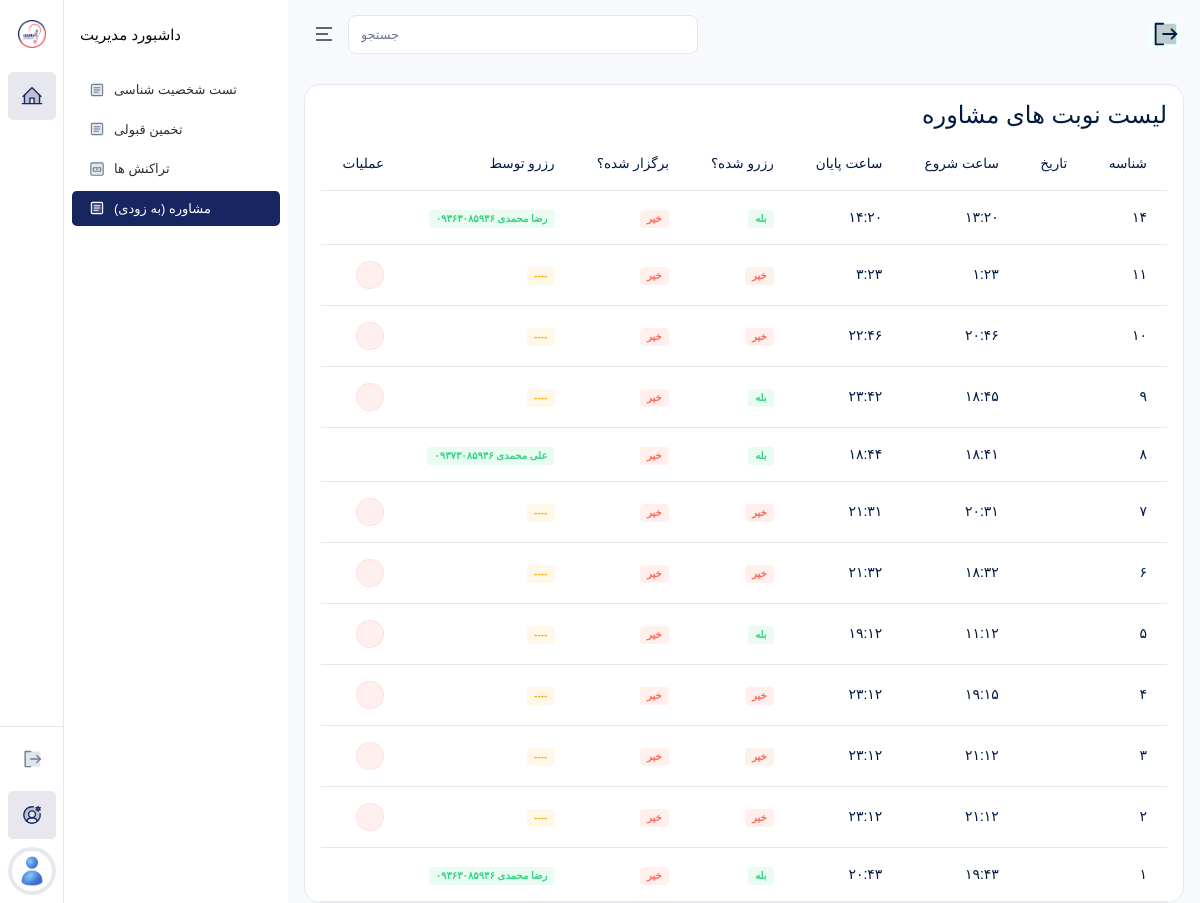
Before: /accounts/admins/schedules/ with the older database file.
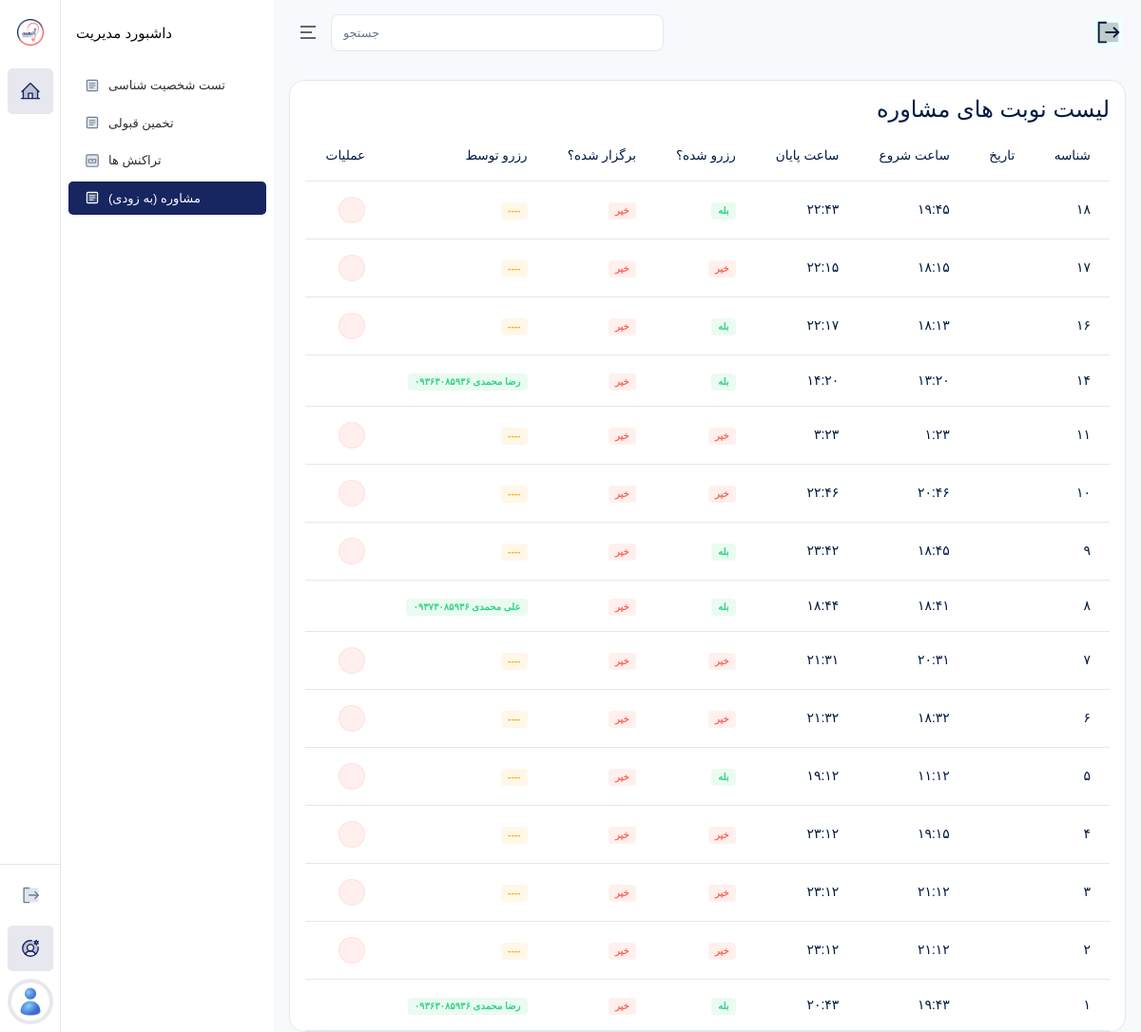
After: the same page with the newer database file.
### accounts/models.py (models this page shows, shortened)
class ConsultantSchedule(models.Model):
    consultant = models.ForeignKey(
        Consultant,
        on_delete=models.CASCADE,
        verbose_name="مشاور"
    )
    date = models.DateField(
        verbose_name="تاریخ"
    )
    start_time = models.TimeField(
        verbose_name="ساعت شروع"
    )
    end_time = models.TimeField(
        verbose_name="ساعت پایان"
    )
    is_reserved = models.BooleanField(
        default=False,
        verbose_name="رزرو شده؟"
    )
    is_held = models.BooleanField(
        default=False,
        verbose_name="برگزار شده؟"
    )
    class Meta:
        verbose_name = "برنامه حضور مشاور"
        verbose_name_plural = "برنامه های حضور مشاور"
        ordering = ["-id"]

class Student(models.Model):
    user = models.OneToOneField(User, on_delete=models.CASCADE, related_name="user_student", verbose_name="کاربر")
    a_completed = models.BooleanField(default=False)
    b_completed = models.BooleanField(default=False)
    class Meta:
        verbose_name = "داوطلب"
        verbose_name_plural = "داوطلبان"
        ordering = ["-id"]

class User(AbstractUser):
    ROLE_CHOICES = (
        ("super_admin", "مدیرکل"),
        ("supervisor", "ناظر"),
        ("consultant", "مشاور"),
        ("student", "داوطلب"),
    )
    role = models.CharField(max_length=30, choices=ROLE_CHOICES, verbose_name="نقش")
    mobile = models.CharField(max_length=15, blank=True, unique=True, verbose_name="شماره موبایل")
    avatar = models.ImageField(upload_to="avatars/", blank=True, null=True, verbose_name="تصویر پروفایل")
    is_suspended = models.BooleanField(default=False, verbose_name="تعلیق شده")
    suspension_reason = models.TextField(blank=True, verbose_name="دلیل تعلیق")
    is_limited = models.BooleanField(default=False, verbose_name="دسترسی محدود (برای مدیرکل)")
    class Meta:
        verbose_name = "کاربر"
        verbose_name_plural = "کاربران"
        ordering = ["-id"]

### payments/models.py (models this page shows, shortened)
class Consultation(models.Model):
    service = models.OneToOneField(
        ServiceToStudent,
        on_delete=models.PROTECT,
        related_name="consultation",
        verbose_name="خدمت خریداری شده"
    )
    schedule = models.ForeignKey(
        ConsultantSchedule,
        on_delete=models.CASCADE,
        related_name="schedule_consultations",
        verbose_name="برنامه حضور"
    )
    notes = models.TextField(blank=True)
    class Meta:
        verbose_name = "جلسه مشاوره"
        verbose_name_plural = "جلسات مشاوره"
        ordering = ["-id"]

class ServiceToStudent(models.Model):
    service = models.CharField(
        max_length=1,
        verbose_name="کد خدمت"
    )
    student = models.ForeignKey(
        Student,
        on_delete=models.CASCADE,
        related_name="student_to_services",
        verbose_name="داوطلب"
    )
    is_used = models.BooleanField(default=False)
    class Meta:
        verbose_name = "خدمت به داوطلب"
        verbose_name_plural = "خدمت ها به داوطلبان"
        ordering = ["-id"]

### accounts/views.py (the view)
# urls.py: path("admins/schedules/", AdminConsultantScheduleListView.as_view(), name="admin_schedule_list"),
class AdminConsultantScheduleListView(ListView):
    model = ConsultantSchedule
    template_name = "accounts/admins/schedule_list.html"
    context_object_name = "schedules"
    def get_context_data(self, **kwargs):
        context = super().get_context_data(**kwargs)
        schedules = ConsultantSchedule.objects.all()
        for schedule in schedules:
            consultation = Consultation.objects.filter(
                schedule=schedule
            ).select_related("service__student__user").first()
            schedule.request = consultation
            schedule.date_shamsi = jdatetime.date.fromgregorian(
                date=schedule.date
            ).strftime("%Y/%m/%d")
        context["schedules"] = schedules
        return context

### pages/views.py (called while the page is built, shortened)
def global_context(request):
    has_database_service = False
    wallet = False
    nayeb_link = Consultant.objects.filter(
        user__last_name="نایب زاده"
    ).first()
    try:
        nayeb_consultant_open = User.objects.filter(id=73).first().user_consultant.show_schedules
        jahan_consultant_open = User.objects.filter(id=74).first().user_consultant.show_schedules
    except:
        nayeb_consultant_open = False
        jahan_consultant_open = False
    return {
        "has_database_service": has_database_service,
        "nayeb_link": nayeb_link,
        "wallet": wallet,
        "nayeb_consultant_open": nayeb_consultant_open,
        "jahan_consultant_open": jahan_consultant_open,
    }

### templates/accounts/admins/schedule_list.html (shortened to what this page needs)
{% extends 'bases/dashboard.html' %}
{% load static %}
{% block content %}
<div class="table-responsive" dir="rtl">
    <div class="card-header justify-content-between">
        <div class="card-title">
            <h4>
                لیست نوبت های مشاوره
            </h4>
        </div>
    </div>
    <table class="table text-nowrap table-hover">
        <thead>
            <tr>
                <th scope="col">شناسه</th>
                <th scope="col">تاریخ</th>
                <th scope="col">ساعت شروع</th>
                <th scope="col">ساعت پایان</th>
                <th scope="col">رزرو شده؟</th>
                <th scope="col">برگزار شده؟</th>
                <th scope="col">رزرو توسط</th>
                <th scope="col">عملیات</th>
            </tr>
        </thead>
        <tbody>
            {% for schedule in schedules %}
            <tr>
                <td>
                    {{ schedule.id }}
                </td>
                <td>
                </td>
                <td>
                    {{ schedule.start_time }}
                </td>
                <td>
                    {{ schedule.end_time }}
                </td>
                <td>
                    {% if schedule.is_reserved %}
                    <span class="badge bg-success-transparent">بله</span>
                    {% else %}
                    <span class="badge bg-danger-transparent">خیر</span>
                    {% endif %}
                </td>
                <td>
                    {% if schedule.is_held %}
                    <span class="badge bg-success-transparent">بله</span>
                    {% else %}
                    <span class="badge bg-danger-transparent">خیر</span>
                    {% endif %}
                </td>
                <td>
                    {% if schedule.request %}
                    <span class="badge bg-success-transparent">{{ schedule.request.service.student.user.get_full_name }} {{ schedule.request.service.student.user.mobile }}</span>
                    {% else %}
                    <span class="badge bg-warning-transparent">----</span>
                    {% endif %}
                </td>
                <td>
                    {% if schedule.request == None %}
                    <a href="{% url 'admin_schedule_delete' schedule.id %}" class="btn btn-icon btn-sm btn-danger-transparent rounded-pill">
                        <i class="ri-delete-bin-line"></i>
                    </a>
                    {% endif %}
                </td>
            </tr>
            {% empty %}
            <tr>
                <td colspan="8" style="text-align: center;">
                    موردی یافت نشد.
                </td>
            </tr>
            {% endfor %}
        </tbody>
    </table>
</div>
{% endblock %}

### templates/bases/dashboard.html (shortened to what this page needs)
{% load static %}
<!DOCTYPE html>
<html lang="fa" dir="ltr" data-nav-layout="vertical" data-theme-mode="light" data-header-styles="transparent"
    data-width="fullwidth" data-menu-styles="transparent" data-page-style="flat" data-toggled="close"
    data-vertical-style="doublemenu" data-toggled="double-menu-open">
<head>
    <link id="style" href="{% static 'dashboard/libs/bootstrap/css/bootstrap.min.css' %}" rel="stylesheet">
    <link href="{% static 'dashboard/css/styles.css' %}" rel="stylesheet">
    <link href="{% static 'dashboard/css/icons.css' %}" rel="stylesheet">
    <link href="{% static 'dashboard/libs/node-waves/waves.min.css' %}" rel="stylesheet">
    <link href="{% static 'dashboard/libs/simplebar/simplebar.min.css' %}" rel="stylesheet">
    <link rel="stylesheet" href="{% static 'dashboard/libs/flatpickr/flatpickr.min.css' %}">
    <link rel="stylesheet" href="{% static 'dashboard/libs/%40simonwep/pickr/themes/nano.min.css' %}">
    <link rel="stylesheet" href="{% static 'dashboard/libs/choices.js/public/assets/styles/choices.min.css' %}">
    <link rel="stylesheet" href="{% static 'dashboard/libs/flatpickr/flatpickr.min.css' %}">
    <link rel="stylesheet" href="{% static 'dashboard/libs/%40tarekraafat/autocomplete.js/css/autoComplete.css' %}">
    <link rel="stylesheet" href="{% static 'dashboard/libs/prismjs/themes/prism-coy.min.css' %}">
    <link type="text/css" rel="stylesheet" href="{% static 'css/jalalidatepicker.min.css' %}" />
</head>
<body>
    <div class="page">
        <header class="app-header sticky" id="header">
            <div class="main-header-container container-fluid">
                <div class="header-content-left">
                    <div class="header-element mx-lg-0 mx-2">
                        <a aria-label="Hide Sidebar"
                            class="sidemenu-toggle header-link animated-arrow hor-toggle horizontal-navtoggle"
                            data-bs-toggle="sidebar" href="javascript:void(0);"><span></span></a>
                    </div>
                    <div class="header-element  header-search header-search-content d-md-block d-none">
                        <input type="text" class="header-search-bar form-control bg-white" id="header-search"
                            placeholder="جستجو" spellcheck=false autocomplete="off" autocapitalize="off">
                        <a href="javascript:void(0);" class="header-search-icon border-0">
                            <i class="bi bi-search fs-12 mb-1"></i>
                        </a>
                    </div>
                </div>
                <ul class="header-content-right">
                    <li class="header-element d-md-none d-block" style="display: flex !important; justify-content: center; align-items: center; margin-right: 8px;">
                        <form action="{% url 'logout' %}" method="post" class="side-menu__item" id="logout-form" style="width: 30px;">
                            <div class="w-100" style="display: flex; justify-content: center; align-items: center; background-color: azure;">
                            </div>
                        </form>
                    </li>
                </ul>
            </div>
        </header>
        {% if request.user.role == "super_admin" and not request.user.is_limited %}
        {% include 'includes/aside_super_admin.html' %}
        {% elif request.user.role == "super_admin" and request.user.is_limited %}
        {% include 'includes/aside_super_admin_limited.html' %}
        {% elif request.user.role == "supervisor" %}
        {% include 'includes/aside_supervisor.html' %}
        {% elif request.user.role == "consultant" %}
        {% include 'includes/aside_consultant.html' %}
        {% else %}
        {% include 'includes/aside_student.html' %}
        {% endif %}
        <div class="main-content app-content">
            <div class="container-fluid page-container main-body-container">
                {% block content %}
                {% endblock %}
            </div>
        </div>
    </div>
</body>
</html>

### templates/includes/aside_student.html (shortened to what this page needs)
{% load static %}
<aside class="app-sidebar sticky" id="sidebar">
    <div class="main-sidebar-header">
        <a href="{% url 'main' %}" class="header-logo">
            <img src="{% static 'images/logo.jpg' %}" alt="logo" class="toggle-logo">
        </a>
    </div>
    <div class="main-sidebar" id="sidebar-scroll">
        <nav class="main-menu-container nav nav-pills flex-column sub-open">
            <ul class="main-menu">
                <li class="slide has-sub">
                    <a href="javascript:void(0);" class="side-menu__item">
                    </a>
                    <ul class="slide-menu child1">
                        <li class="slide side-menu__label1">
                            <a href="javascript:void(0)">داشبورد مدیریت</a>
                        </li>
                        <li class="slide">
                            <a href="{% url 'personality60' %}" class="side-menu__item">
                                تست شخصیت شناسی
                            </a>
                        </li>
                        <li class="slide">
                            <a href="{% url 'validity' %}" class="side-menu__item">
                                تخمین قبولی
                            </a>
                        </li>
                        <li class="slide">
                            <a href="{% url 'payment_list' %}" class="side-menu__item">
                                تراکنش ها
                            </a>
                        </li>
                        <li class="slide">
                            <a href="" class="side-menu__item">
                                مشاوره (به زودی)
                            </a>
                        </li>
                    </ul>
                </li>
            </ul>
            <ul class="doublemenu_bottom-menu main-menu mb-0 border-top">
                <li class="slide">
                    <form action="{% url 'logout' %}" method="post" class="side-menu__item" id="logout-form">
                    </form>
                </li>
                <li class="slide">
                    <a href="" class="side-menu__item">
                    </a>
                </li>
                <li class="slide">
                    <a href="" class="side-menu__item p-1 rounded-circle mb-0">
                        <span class="avatar avatar-md avatar-rounded">
                            {% if request.user.avatar %}
                            <img src="{{ request.user.avatar.url }}" alt="profile">
                            {% else %}
                            <img src="{% static 'images/user.jpg' %}" alt="profile">
                            {% endif %}
                        </span>
                    </a>
                </li>
            </ul>
        </nav>
    </div>
</aside>

Changed rows visible on the page:
added ConsultantSchedule: id "۱۸", start_time "۱۹:۴۵", end_time "۲۲:۴۳", is_reserved "بله", is_held "خیر"
added ConsultantSchedule: id "۱۷", start_time "۱۸:۱۵", end_time "۲۲:۱۵", is_reserved "خیر", is_held "خیر"
added ConsultantSchedule: id "۱۶", start_time "۱۸:۱۳", end_time "۲۲:۱۷", is_reserved "بله", is_held "خیر"
